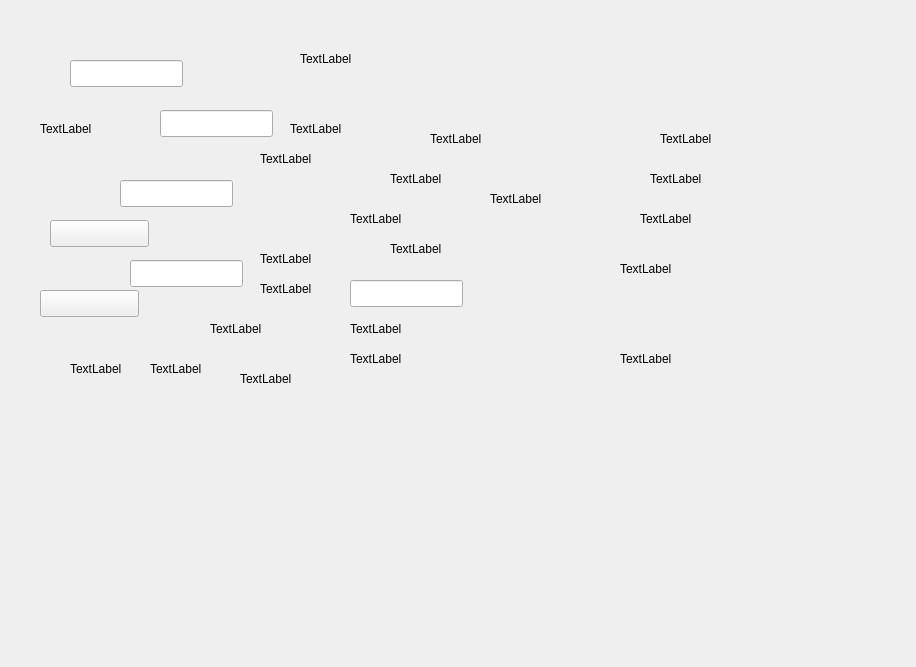
<?xml version="1.0" encoding="UTF-8"?>
<ui version="4.0">
 <class>QSettingDebugForm</class>
 <widget class="QWidget" name="QSettingDebugForm">
  <property name="geometry">
   <rect>
    <x>0</x>
    <y>0</y>
    <width>916</width>
    <height>667</height>
   </rect>
  </property>
  <property name="windowTitle">
   <string>Form</string>
  </property>
  <widget class="QLineEdit" name="ed_settingdebug_lengning">
   <property name="geometry">
    <rect>
     <x>160</x>
     <y>110</y>
     <width>113</width>
     <height>27</height>
    </rect>
   </property>
   <property name="readOnly">
    <bool>true</bool>
   </property>
  </widget>
  <widget class="QLineEdit" name="ed_settingdebug_r">
   <property name="geometry">
    <rect>
     <x>120</x>
     <y>180</y>
     <width>113</width>
     <height>27</height>
    </rect>
   </property>
   <property name="readOnly">
    <bool>true</bool>
   </property>
  </widget>
  <widget class="QLineEdit" name="ed_settingdebug_zheqi">
   <property name="geometry">
    <rect>
     <x>70</x>
     <y>60</y>
     <width>113</width>
     <height>27</height>
    </rect>
   </property>
   <property name="readOnly">
    <bool>true</bool>
   </property>
  </widget>
  <widget class="QLineEdit" name="ed_settingdebug_g">
   <property name="geometry">
    <rect>
     <x>130</x>
     <y>260</y>
     <width>113</width>
     <height>27</height>
    </rect>
   </property>
   <property name="readOnly">
    <bool>true</bool>
   </property>
  </widget>
  <widget class="QLineEdit" name="ed_settingdebug_b">
   <property name="geometry">
    <rect>
     <x>350</x>
     <y>280</y>
     <width>113</width>
     <height>27</height>
    </rect>
   </property>
   <property name="readOnly">
    <bool>true</bool>
   </property>
  </widget>
  <widget class="QLabel" name="le_settingdebug_zhengqi">
   <property name="geometry">
    <rect>
     <x>650</x>
     <y>170</y>
     <width>67</width>
     <height>17</height>
    </rect>
   </property>
   <property name="text">
    <string>TextLabel</string>
   </property>
  </widget>
  <widget class="QLabel" name="le_settingdebug_r">
   <property name="geometry">
    <rect>
     <x>640</x>
     <y>210</y>
     <width>67</width>
     <height>17</height>
    </rect>
   </property>
   <property name="text">
    <string>TextLabel</string>
   </property>
  </widget>
  <widget class="QLabel" name="le_settingdebug_g">
   <property name="geometry">
    <rect>
     <x>620</x>
     <y>260</y>
     <width>67</width>
     <height>17</height>
    </rect>
   </property>
   <property name="text">
    <string>TextLabel</string>
   </property>
  </widget>
  <widget class="QLabel" name="le_settingdebug_b">
   <property name="geometry">
    <rect>
     <x>620</x>
     <y>350</y>
     <width>67</width>
     <height>17</height>
    </rect>
   </property>
   <property name="text">
    <string>TextLabel</string>
   </property>
  </widget>
  <widget class="QLabel" name="le_settingdebug_lengning">
   <property name="geometry">
    <rect>
     <x>660</x>
     <y>130</y>
     <width>67</width>
     <height>17</height>
    </rect>
   </property>
   <property name="text">
    <string>TextLabel</string>
   </property>
  </widget>
  <widget class="QLabel" name="lb_settingdebug_jiashuibeng">
   <property name="geometry">
    <rect>
     <x>290</x>
     <y>120</y>
     <width>67</width>
     <height>17</height>
    </rect>
   </property>
   <property name="text">
    <string>TextLabel</string>
   </property>
  </widget>
  <widget class="QLabel" name="lb_settingdebug_santongfa">
   <property name="geometry">
    <rect>
     <x>260</x>
     <y>150</y>
     <width>67</width>
     <height>17</height>
    </rect>
   </property>
   <property name="text">
    <string>TextLabel</string>
   </property>
  </widget>
  <widget class="QLabel" name="lb_settingdebug_qingxibeng">
   <property name="geometry">
    <rect>
     <x>430</x>
     <y>130</y>
     <width>67</width>
     <height>17</height>
    </rect>
   </property>
   <property name="text">
    <string>TextLabel</string>
   </property>
  </widget>
  <widget class="QLabel" name="lb_settingdebug_pengsuanbeng">
   <property name="geometry">
    <rect>
     <x>390</x>
     <y>170</y>
     <width>67</width>
     <height>17</height>
    </rect>
   </property>
   <property name="text">
    <string>TextLabel</string>
   </property>
  </widget>
  <widget class="QLabel" name="lb_settingdebug_paifeifa">
   <property name="geometry">
    <rect>
     <x>490</x>
     <y>190</y>
     <width>67</width>
     <height>17</height>
    </rect>
   </property>
   <property name="text">
    <string>TextLabel</string>
   </property>
  </widget>
  <widget class="QLabel" name="lb_settingdebug_jianguanfa">
   <property name="geometry">
    <rect>
     <x>350</x>
     <y>210</y>
     <width>67</width>
     <height>17</height>
    </rect>
   </property>
   <property name="text">
    <string>TextLabel</string>
   </property>
  </widget>
  <widget class="QLabel" name="lb_settingdebug_jiaobanji">
   <property name="geometry">
    <rect>
     <x>390</x>
     <y>240</y>
     <width>67</width>
     <height>17</height>
    </rect>
   </property>
   <property name="text">
    <string>TextLabel</string>
   </property>
  </widget>
  <widget class="QLabel" name="lb_settingdebug_yanseled">
   <property name="geometry">
    <rect>
     <x>260</x>
     <y>250</y>
     <width>67</width>
     <height>17</height>
    </rect>
   </property>
   <property name="text">
    <string>TextLabel</string>
   </property>
  </widget>
  <widget class="QLabel" name="lb_settingdebug_zhengqisantongfa">
   <property name="geometry">
    <rect>
     <x>260</x>
     <y>280</y>
     <width>67</width>
     <height>17</height>
    </rect>
   </property>
   <property name="text">
    <string>TextLabel</string>
   </property>
  </widget>
  <widget class="QLabel" name="lb_settingdebug_didingsantongfa">
   <property name="geometry">
    <rect>
     <x>350</x>
     <y>320</y>
     <width>67</width>
     <height>17</height>
    </rect>
   </property>
   <property name="text">
    <string>TextLabel</string>
   </property>
  </widget>
  <widget class="QLabel" name="lb_settingdebug_jianbeng">
   <property name="geometry">
    <rect>
     <x>210</x>
     <y>320</y>
     <width>67</width>
     <height>17</height>
    </rect>
   </property>
   <property name="text">
    <string>TextLabel</string>
   </property>
  </widget>
  <widget class="QLabel" name="lb_settingdebug_leingningshuijinshuifa">
   <property name="geometry">
    <rect>
     <x>350</x>
     <y>350</y>
     <width>67</width>
     <height>17</height>
    </rect>
   </property>
   <property name="text">
    <string>TextLabel</string>
   </property>
  </widget>
  <widget class="QLabel" name="lb_settingdebug_jieshoubeipaifeibeng">
   <property name="geometry">
    <rect>
     <x>240</x>
     <y>370</y>
     <width>67</width>
     <height>17</height>
    </rect>
   </property>
   <property name="text">
    <string>TextLabel</string>
   </property>
  </widget>
  <widget class="QLabel" name="lb_settingdebug_jieshoubeipaifeifa">
   <property name="geometry">
    <rect>
     <x>150</x>
     <y>360</y>
     <width>67</width>
     <height>17</height>
    </rect>
   </property>
   <property name="text">
    <string>TextLabel</string>
   </property>
  </widget>
  <widget class="QLabel" name="lb_settingdebug_zhaomingled">
   <property name="geometry">
    <rect>
     <x>70</x>
     <y>360</y>
     <width>67</width>
     <height>17</height>
    </rect>
   </property>
   <property name="text">
    <string>TextLabel</string>
   </property>
  </widget>
  <widget class="QLabel" name="lb_settingdebug_zhusaibeng">
   <property name="geometry">
    <rect>
     <x>300</x>
     <y>50</y>
     <width>67</width>
     <height>17</height>
    </rect>
   </property>
   <property name="text">
    <string>TextLabel</string>
   </property>
  </widget>
  <widget class="QPushButton" name="pb_zhusaibengup">
   <property name="geometry">
    <rect>
     <x>50</x>
     <y>220</y>
     <width>99</width>
     <height>27</height>
    </rect>
   </property>
   <property name="text">
    <string/>
   </property>
  </widget>
  <widget class="QPushButton" name="pb_zhusaibengdown">
   <property name="geometry">
    <rect>
     <x>40</x>
     <y>290</y>
     <width>99</width>
     <height>27</height>
    </rect>
   </property>
   <property name="text">
    <string/>
   </property>
  </widget>
  <widget class="QLabel" name="label_debug">
   <property name="geometry">
    <rect>
     <x>40</x>
     <y>120</y>
     <width>67</width>
     <height>17</height>
    </rect>
   </property>
   <property name="text">
    <string>TextLabel</string>
   </property>
  </widget>
 </widget>
 <resources/>
 <connections/>
</ui>
